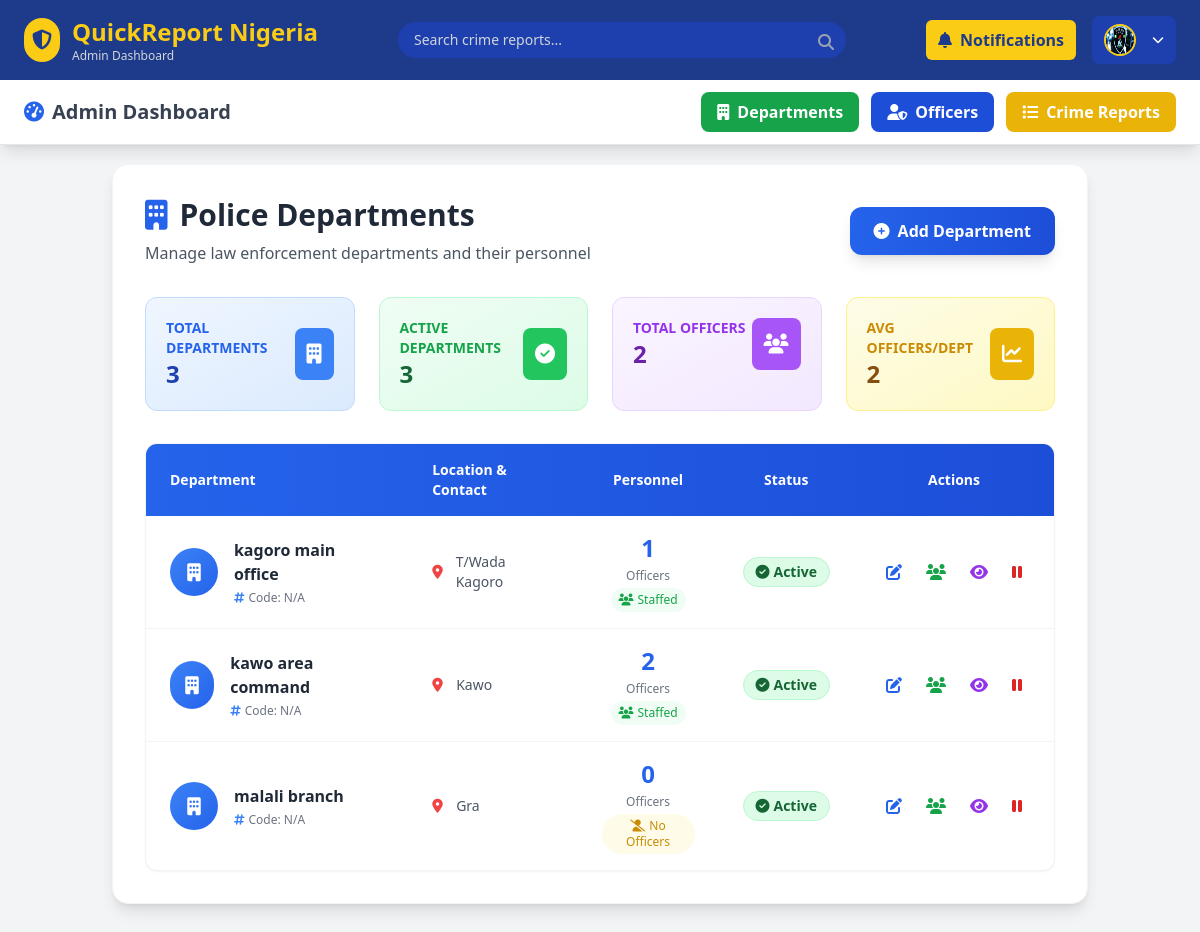
Screenshot of /department (signed in) with the database file from the repository.
### crime_app/models.py (models this page shows, shortened)
class Department(models.Model):
    name = models.CharField(max_length=100, unique=True)
    location = models.CharField(max_length=150)
    contact_number = models.CharField(max_length=20, blank=True, null=True)
    established_date = models.DateField(blank=True, null=True)
    is_active = models.BooleanField(default=True)

### crime_app/views.py (the view)
# urls.py: path("department" , views.department_list, name="department"),
def department_list(request):
    if not request.user.is_authenticated or (not request.user.is_superuser and getattr(request.user, 'role', None) != 'admin'):
        messages.error(request, "Access denied. Admin privileges required.")
        return redirect('my-login')
    departments = Department.objects.annotate(officer_count=Count('officers'))
    form = DepartmentForm()
    if request.method == 'POST':
        form = DepartmentForm(request.POST)
        if form.is_valid():
            form.save()
            messages.success(request, "Department created successfully!")
            return redirect('department')
    return render(request, 'crime_app/adminPage/department.html', {
        'departments': departments,
        'form': form,
    })

### crime_app/forms.py
class DepartmentForm(forms.ModelForm):
    class Meta:
        model = Department
        fields = '__all__'
        exclude = ['is_active']

### crime_app/context_processors.py (called while the page is built)
def officer_notifications(request):
    if request.user.is_authenticated and hasattr(request.user, 'officer'):
        officer = request.user.officer
        unread_count = officer.notifications.filter(is_read=False).count()
        recent_notifications = officer.notifications.order_by('-created_at')[:5]
    else:
        unread_count = 0
        recent_notifications = []
    return {
        'unread_count': unread_count,
        'recent_notifications': recent_notifications,
    }

### crime_app/templates/crime_app/adminPage/department.html (shortened to what this page needs)
{% extends "crime_app/adminPage/base.html" %}
{% load static %}
{% load crispy_forms_tags %}
{% block content %}
<div class="bg-white rounded-2xl shadow-lg border border-gray-100 p-8">
  <div class="flex justify-between items-center mb-8">
    <div>
      <h1 class="text-3xl font-bold text-gray-800 flex items-center">
        <i class="fas fa-building text-blue-600 mr-3"></i>
        Police Departments
      </h1>
      <p class="text-gray-600 mt-2">Manage law enforcement departments and their personnel</p>
    </div>
    <button id="toggleFormBtn"
      class="bg-gradient-to-r from-blue-600 to-blue-700 hover:from-blue-700 hover:to-blue-800 text-white px-6 py-3 rounded-xl font-semibold transition-all duration-300 shadow-lg hover:shadow-xl flex items-center gap-2">
      <i class="fas fa-plus-circle"></i>
      Add Department
    </button>
  </div>
  <div class="grid grid-cols-1 md:grid-cols-4 gap-6 mb-8">
    <div class="bg-gradient-to-br from-blue-50 to-blue-100 border border-blue-200 rounded-xl p-5">
      <div class="flex items-center justify-between">
        <div>
          <p class="text-blue-600 text-sm font-semibold">TOTAL DEPARTMENTS</p>
          <p class="text-2xl font-bold text-blue-800">{{ departments.count }}</p>
        </div>
        <div class="bg-blue-500 p-3 rounded-lg">
          <i class="fas fa-building text-white text-xl"></i>
        </div>
      </div>
    </div>
    <div class="bg-gradient-to-br from-green-50 to-green-100 border border-green-200 rounded-xl p-5">
      <div class="flex items-center justify-between">
        <div>
          <p class="text-green-600 text-sm font-semibold">ACTIVE DEPARTMENTS</p>
          <p class="text-2xl font-bold text-green-800">
            {% with active_count=departments|length|default:0 %}
              {{ active_count }}
            {% endwith %}
          </p>
        </div>
        <div class="bg-green-500 p-3 rounded-lg">
          <i class="fas fa-check-circle text-white text-xl"></i>
        </div>
      </div>
    </div>
    <div class="bg-gradient-to-br from-purple-50 to-purple-100 border border-purple-200 rounded-xl p-5">
      <div class="flex items-center justify-between">
        <div>
          <p class="text-purple-600 text-sm font-semibold">TOTAL OFFICERS</p>
          <p class="text-2xl font-bold text-purple-800">
            {% with total_officers=departments|dictsortreversed:"officer_count"|first %}
              {% if total_officers %}
                {{ total_officers.officer_count }}
              {% else %}
                0
              {% endif %}
            {% endwith %}
          </p>
        </div>
        <div class="bg-purple-500 p-3 rounded-lg">
          <i class="fas fa-users text-white text-xl"></i>
        </div>
      </div>
    </div>
    <div class="bg-gradient-to-br from-yellow-50 to-yellow-100 border border-yellow-200 rounded-xl p-5">
      <div class="flex items-center justify-between">
        <div>
          <p class="text-yellow-600 text-sm font-semibold">AVG OFFICERS/DEPT</p>
          <p class="text-2xl font-bold text-yellow-800">
            {% if departments.count > 0 %}
              {% with total_officers=departments|dictsortreversed:"officer_count"|first %}
                {% if total_officers %}
                  {{ total_officers.officer_count|floatformat:0 }}
                {% else %}
                  0
                {% endif %}
              {% endwith %}
            {% else %}
              0
            {% endif %}
          </p>
        </div>
        <div class="bg-yellow-500 p-3 rounded-lg">
          <i class="fas fa-chart-line text-white text-xl"></i>
        </div>
      </div>
    </div>
  </div>
  <div class="bg-white rounded-xl shadow-sm border border-gray-100 overflow-hidden">
    <div class="overflow-x-auto">
      <table class="w-full">
        <thead class="bg-gradient-to-r from-blue-600 to-blue-700 text-white">
          <tr>
            <th class="px-6 py-4 text-left font-semibold text-sm">Department</th>
            <th class="px-6 py-4 text-left font-semibold text-sm">Location & Contact</th>
            <th class="px-6 py-4 text-center font-semibold text-sm">Personnel</th>
            <th class="px-6 py-4 text-center font-semibold text-sm">Status</th>
            <th class="px-6 py-4 text-center font-semibold text-sm">Actions</th>
          </tr>
        </thead>
        <tbody class="divide-y divide-gray-100">
          {% for dep in departments %}
          <tr class="hover:bg-blue-50 transition duration-200 group">
            <td class="px-6 py-4">
              <div class="flex items-center space-x-4">
                <div class="w-12 h-12 rounded-full bg-gradient-to-br from-blue-500 to-blue-600 flex items-center justify-center">
                  <i class="fas fa-building text-white text-lg"></i>
                </div>
                <div>
                  <div class="font-semibold text-gray-800 group-hover:text-blue-700">{{ dep.name }}</div>
                  <div class="text-xs text-gray-500 flex items-center mt-1">
                    <i class="fas fa-hashtag mr-1 text-blue-500"></i>
                    Code: {{ dep.code|default:"N/A" }}
                  </div>
                </div>
              </div>
            </td>
            <td class="px-6 py-4">
              <div class="space-y-2">
                <div class="flex items-center text-sm text-gray-600">
                  <i class="fas fa-map-marker-alt mr-2 text-red-500 w-4"></i>
                  {{ dep.location|title|default:"Location not specified" }}
                </div>
              </div>
            </td>
            <td class="px-6 py-4 text-center">
              <div class="flex flex-col items-center justify-center">
                <div class="text-2xl font-bold text-blue-600">{{ dep.officer_count }}</div>
                <div class="text-xs text-gray-500 mt-1">Officers</div>
                {% if dep.officer_count > 0 %}
                <div class="text-xs text-green-600 bg-green-50 px-2 py-1 rounded-full mt-1">
                  <i class="fas fa-users mr-1"></i>Staffed
                </div>
                {% else %}
                <div class="text-xs text-yellow-600 bg-yellow-50 px-2 py-1 rounded-full mt-1">
                  <i class="fas fa-user-slash mr-1"></i>No Officers
                </div>
                {% endif %}
              </div>
            </td>
            <td class="px-6 py-4 text-center">
              {% if dep.is_active %}
              <span class="inline-flex items-center px-3 py-1 rounded-full text-sm font-semibold bg-green-100 text-green-800 border border-green-200">
                <i class="fas fa-check-circle mr-1"></i>
                Active
              </span>
              {% else %}
              <span class="inline-flex items-center px-3 py-1 rounded-full text-sm font-semibold bg-red-100 text-red-800 border border-red-200">
                <i class="fas fa-times-circle mr-1"></i>
                Inactive
              </span>
              {% endif %}
            </td>
            <td class="px-6 py-4 text-center">
              <div class="flex justify-center space-x-2">
                <button class="p-2 text-blue-600 hover:text-blue-800 hover:bg-blue-100 rounded-lg transition" title="Edit">
                  <i class="fas fa-edit"></i>
                </button>
                <button class="p-2 text-green-600 hover:text-green-800 hover:bg-green-100 rounded-lg transition" title="View Officers">
                  <i class="fas fa-users"></i>
                </button>
                <button class="p-2 text-purple-600 hover:text-purple-800 hover:bg-purple-100 rounded-lg transition" title="Department Details">
                  <i class="fas fa-eye"></i>
                </button>
                {% if dep.is_active %}
                <button class="p-2 text-red-600 hover:text-red-800 hover:bg-red-100 rounded-lg transition" title="Deactivate">
                  <i class="fas fa-pause"></i>
                </button>
                {% else %}
                <button class="p-2 text-green-600 hover:text-green-800 hover:bg-green-100 rounded-lg transition" title="Activate">
                  <i class="fas fa-play"></i>
                </button>
                {% endif %}
              </div>
            </td>
          </tr>
          {% endfor %}
        </tbody>
      </table>
    </div>
  </div>
</div>
{% endblock %}

### crime_app/templates/crime_app/adminPage/base.html (style rules this page uses)
body { padding-top: 140px; }

### crime_app/templates/crime_app/adminPage/department.html (style rules this page uses)
.transition { transition: all 0.3s ease; }

### rows the page displays
Department: officer_count "2", name "kawo area command", code "N/A", location "Kawo", shows "Staffed", is_active True (drawn)
Department: name "kagoro main office", code "N/A", location "T/Wada Kagoro", officer_count "1", shows "Staffed", is_active True (drawn)
Department: name "malali branch", code "N/A", location "Gra", officer_count "0", shows "No Officers", is_active True (drawn)

### other values shown
{{ departments.count }} "3"
{{ active_count }} "3"
